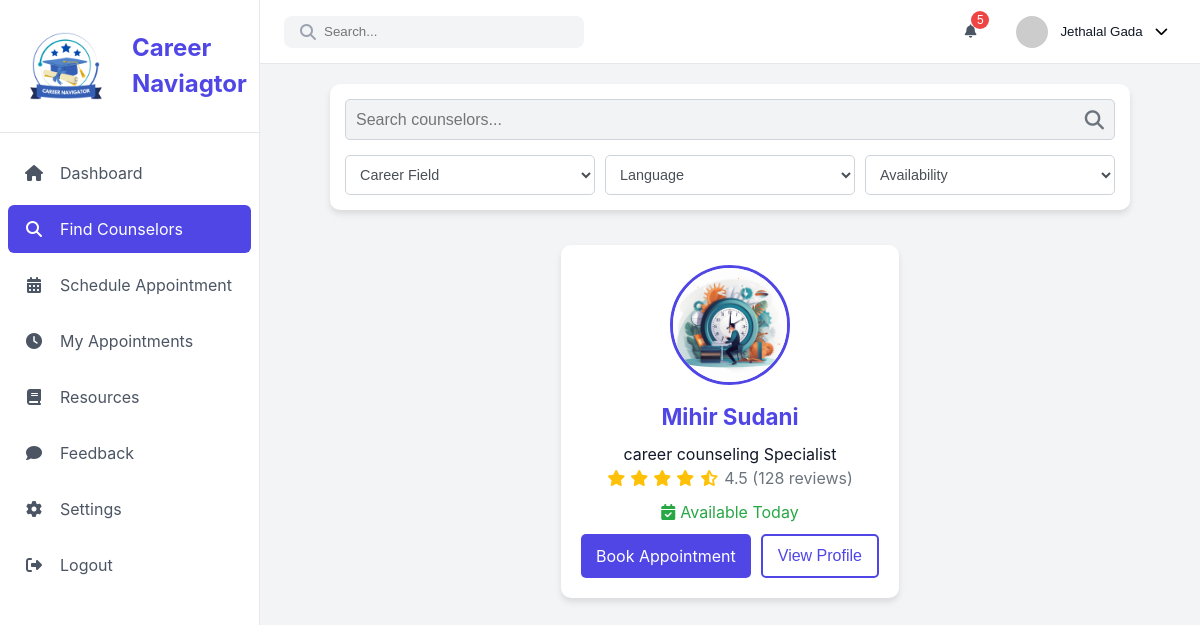
/find_counselors (signed in), run on the app's committed database.
### model.py (models this page shows)
class Counselor(db.Model):
    __tablename__ = 'counselors'
    id = db.Column(db.Integer, primary_key=True, autoincrement=True)
    full_name = db.Column(db.String(150), nullable=False)
    email = db.Column(db.String(150), unique=True, nullable=False)
    password = db.Column(db.String(255), nullable=False)
    contact_number = db.Column(db.String(15), nullable=False)
    specialization = db.Column(db.String(50), nullable=False)
    bio = db.Column(db.String(500), nullable=False)
    profile_picture = db.Column(db.String(255), nullable=True)
    approval_status = db.Column(db.String(20), nullable=False, default='pending')
    verification_code = db.Column(db.Integer, nullable=False,default=0)
    created_at = db.Column(db.DateTime, nullable=False, default=datetime.now(timezone.utc))
    feedbacks = db.relationship('Feedback', back_populates='counselor')
    schedules = db.relationship('CounselorSchedule', back_populates='counselor', cascade="all, delete-orphan")

### app.py (the view)
@app.route('/find_counselors')
def find_counselors():
    if 'student_name' not in session:
        return redirect(url_for('student_login'))
    counselors = Counselor.query.filter_by(approval_status='approved')
    return render_template('student/find_counselors.html',active_page='find_counselors',counselors=counselors)

### templates/student/find_counselors.html (shortened to what this page needs)
{% extends 'student/stud-base.html' %}
{% block content %}
<div class="search-filters">
    <div class="search-box">
        <input type="text" placeholder="Search counselors...">
        <i class="fas fa-search"></i>
    </div>
    <div class="filters">
        <select class="filter-select">
            <option value="">Career Field</option>
        </select>
        <select class="filter-select">
            <option value="">Language</option>
        </select>
        <select class="filter-select">
            <option value="">Availability</option>
        </select>
    </div>
</div>
<div class="find-counselors-grid">
    {% for counselor in counselors %}
    <div class="find-counselor-card">
        <img src="{{ counselor.profile_picture }}" alt="Dr. Sarah Smith">
        <div class="find-counselor-info">
            <h3>{{ counselor.full_name }}</h3>
            <p class="find-specialization">{{ counselor.specialization }} Specialist</p>
            <div class="find-rating">
                <i class="fas fa-star"></i>
                <i class="fas fa-star"></i>
                <i class="fas fa-star"></i>
                <i class="fas fa-star"></i>
                <i class="fas fa-star-half-alt"></i>
                <span>4.5 (128 reviews)</span>
            </div>
            <div class="find-availability">
                <i class="fas fa-calendar-check"></i>
                <span>Available Today</span>
            </div>
            <div class="find-counselor-actions">
                <a href="/schedule?counselor_id={{ counselor.id }}" class="find-btn find-btn-primary">Book Appointment</a>
                <button class="find-btn find-btn-outline">View Profile</button>
            </div>
        </div>
    </div>
    {% endfor %}
</div>
{% endblock %}

### static/css/student/dashboard.css (style rules this page uses)
:root { --primary-color: #4f46e5; --primary-hover: #4338ca; --secondary-color: #10b981; --warning-color: #f59e0b; --danger-color: #ef4444; --success-color: #10b981; --background-color: #f3f4f6; --surface-color: #ffffff; --text-primary: #111827; --text-secondary: #4b5563; --text-muted: #9ca3af; --border-color: #e5e7eb; --sidebar-width: 260px; --sidebar-collapsed-width: 70px; --top-bar-height: 64px; --card-shadow: 0 1px 3px 0 rgb(0 0 0 / 0.1), 0 1px 2px -1px rgb(0 0 0 / 0.1); --transition-speed: 0.3s; }
* { margin: 0; padding: 0; box-sizing: border-box; }
body { font-family: -apple-system, BlinkMacSystemFont, "Segoe UI", Roboto, Oxygen, Ubuntu, Cantarell, sans-serif; background-color: var(--background-color); color: var(--text-primary); line-height: 1.5; }
.search-filters { display: flex; flex-direction: column; gap: 15px; margin: 20px auto; padding: 15px; max-width: 800px; background-color: #fff; box-shadow: 0px 4px 6px rgba(0, 0, 0, 0.1); border-radius: 10px; }
.search-box { display: flex; align-items: center; gap: 10px; background-color: #f1f3f5; border: 1px solid #ced4da; border-radius: 5px; padding: 10px; }
.search-box input { border: none; outline: none; width: 100%; font-size: 1rem; background: transparent; }
.search-box i { color: #6c757d; font-size: 1.2rem; }
.filters { display: flex; justify-content: space-between; gap: 10px; }
.filter-select { flex: 1; padding: 10px; border: 1px solid #ced4da; border-radius: 5px; background-color: #fff; font-size: 0.9rem; color: #495057; }
.find-counselors-grid { display: flex; justify-content: center; align-items: center; flex-direction: row; gap: 20px; margin: 20px auto; padding: 15px; max-width: 1200px; flex-wrap: wrap; }
.find-counselor-card { background-color: #fff; border-radius: 10px; box-shadow: 0px 4px 6px rgba(0, 0, 0, 0.1); display: flex; flex-direction: column; align-items: center; padding: 20px; gap: 15px; }
.find-counselor-card img { border-radius: 50%; width: 120px; height: 120px; object-fit: cover; border: 3px solid var(--primary-color); }
.find-counselor-info { text-align: center; }
.find-counselor-info h3 { font-size: 1.4rem; font-weight: bold; color: var(--primary-color); margin-bottom: 8px; }
.find-rating { display: flex; justify-content: center; align-items: center; gap: 5px; color: #ffc107; font-size: 1rem; }
.find-rating span { color: #6c757d; }
.find-availability { display: flex; justify-content: center; align-items: center; gap: 5px; color: #28a745; font-size: 1rem; margin: 10px 0; }
.find-counselor-actions { display: flex; justify-content: center; gap: 10px; }
.find-btn { text-decoration: none; padding: 10px 15px; font-size: 1rem; border: none; border-radius: 5px; cursor: pointer; transition: background-color 0.3s ease; }
.find-btn-primary { background-color: var(--primary-color); color: #fff; }
.find-btn-outline { background-color: transparent; color: var(--primary-color); border: 2px solid var(--primary-color); }

### data on the page
Counselor: profile_picture (picture), full_name "Mihir Sudani", specialization "career counseling"

### other printed values
{{ session['student_name'] }} "Jethalal Gada"
